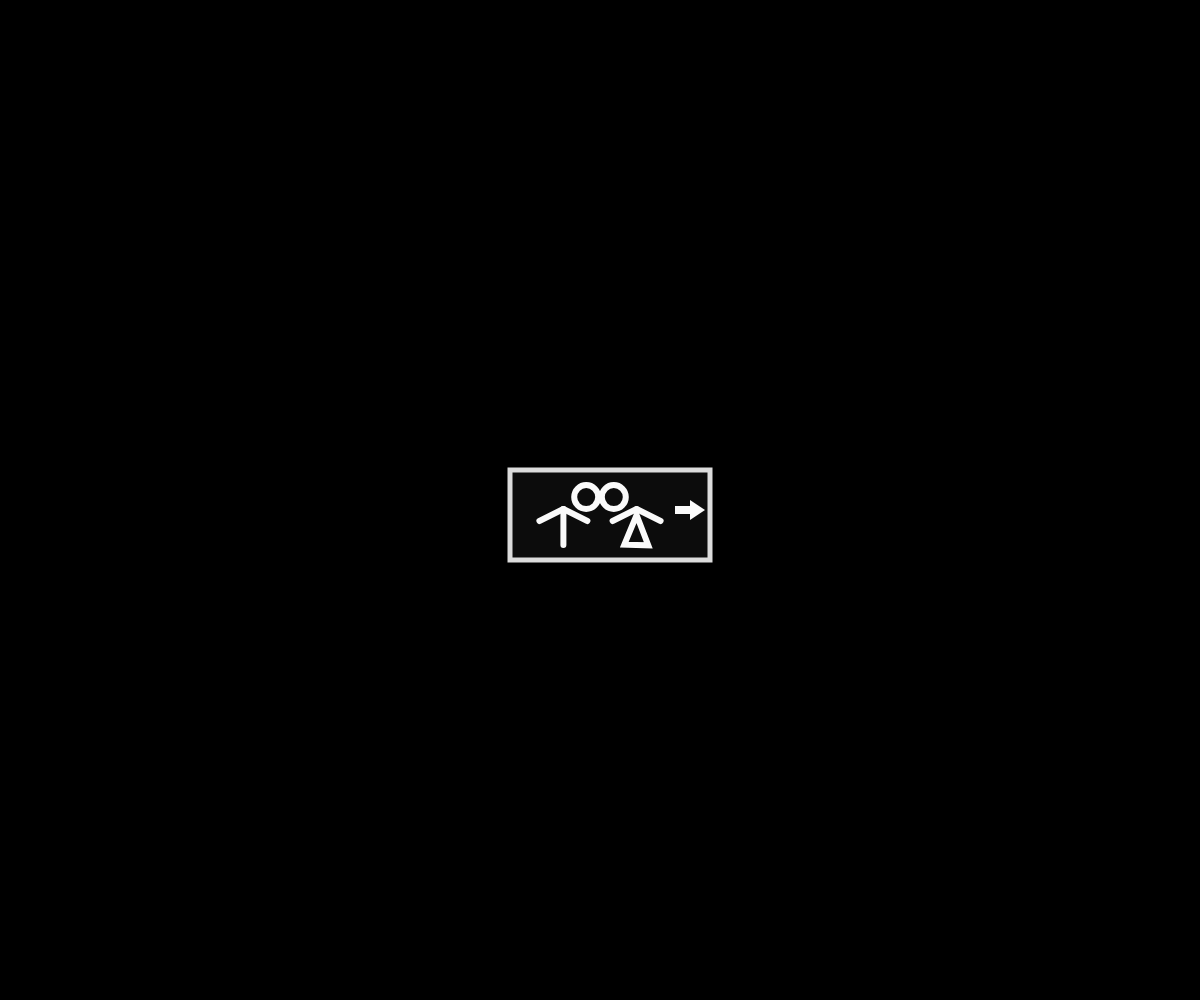
Frame 1 (no input)
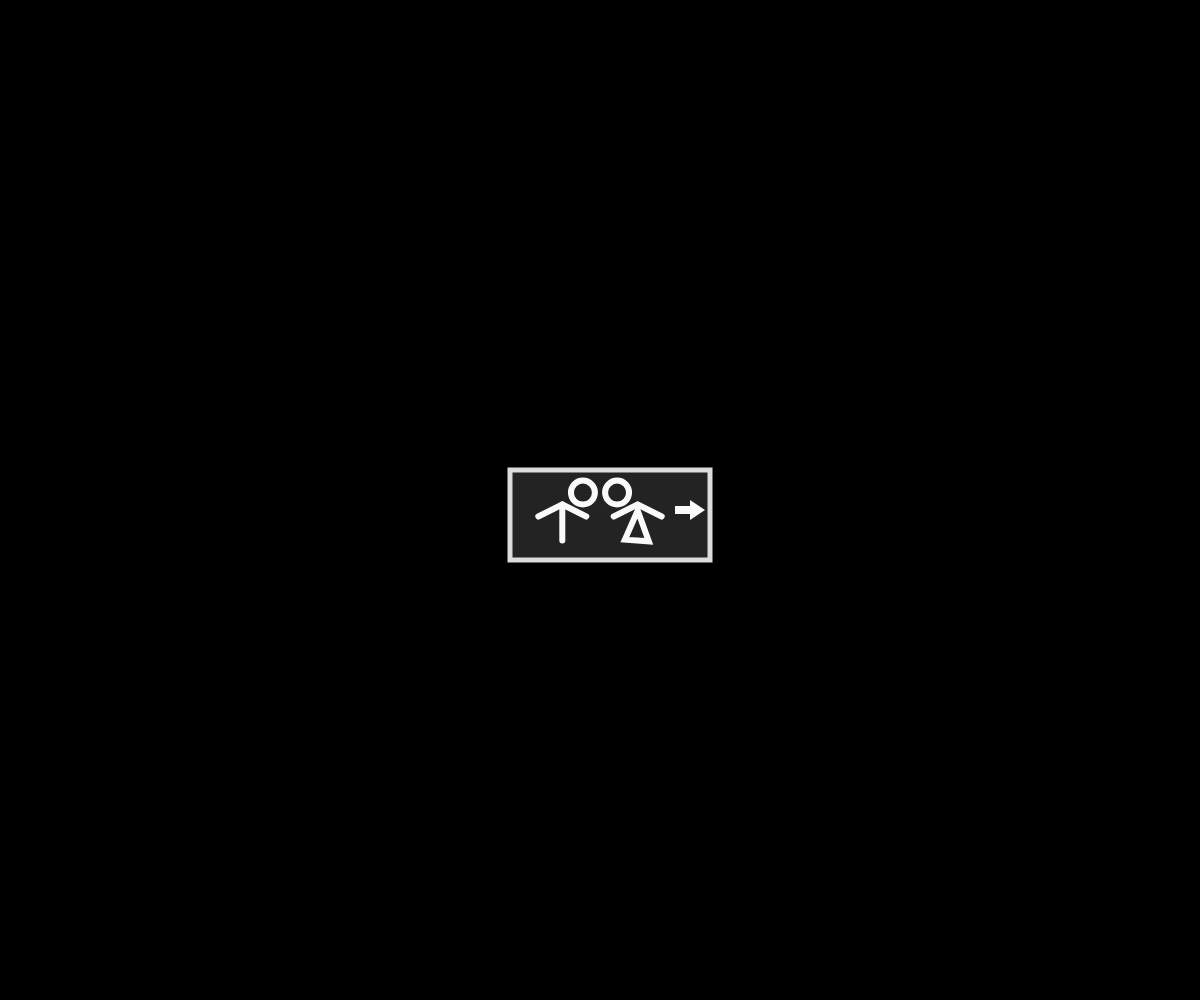
Frame 60 (no input)
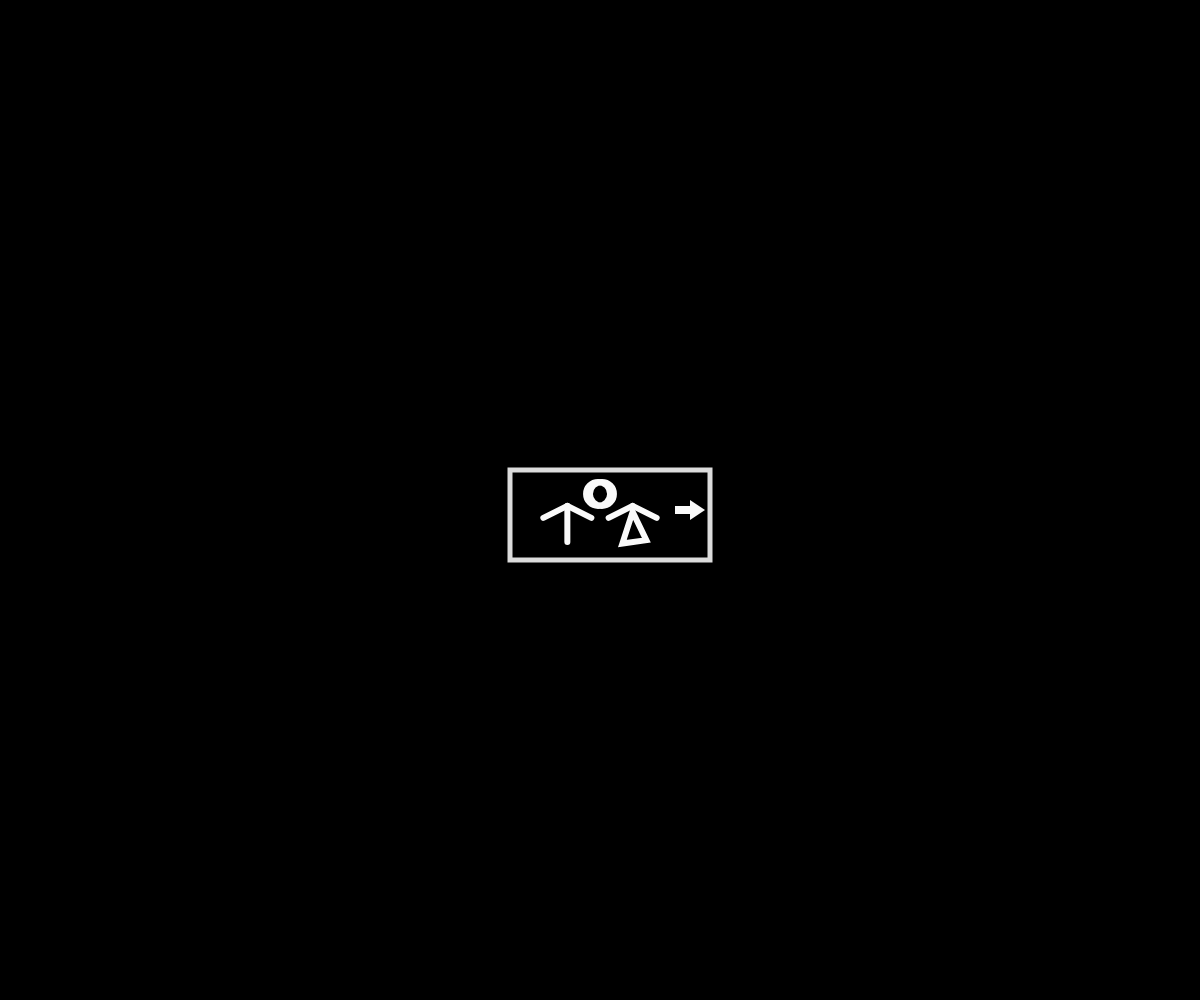
Frame 120 (the mouse pressed at the canvas centre since frame 60)

The p5.js sketch that drew these frames (run headless with seeded random() and noise() and a simulated clock; from frame 60 on, the mouse is pressed at the canvas centre):

// p5.js sketch
// ── sketch.js
let dancer;

function setup() {
  // no adjustments in the setup function needed...
  createCanvas(windowWidth, windowHeight);

  // ...except to adjust the dancer's name on the next line:
  dancer = new zoeyToiletDancer(width / 2, height / 2);
}

function draw() {
  // you don't need to make any adjustments inside the draw loop

  //drawFloor(); // for reference only

  dancer.update();
  dancer.display();
}

// You only code inside this class.
// Start by giving the dancer your name, e.g. LeonDancer.
class zoeyToiletDancer {

  constructor(startX, startY) {
    this.x = startX;
    this.y = startY;
    this.headF = 20;
    this.headM = -20;
    this.dressWiggle = 0;
    this.bounce = 0
    this.opacity = 0


  }
  update() {
    this.headF = 20 * sin(frameCount * 0.05);
    this.headM = -20 * sin(frameCount * 0.05);
    this.dressWiggle = sin(frameCount * 0.05) * 5;
    this.bounce = 15 * noise(0.1 * frameCount);
    this.opacity = 250 * sin(frameCount * 0.05);

  }
  display() {
    background(0);

    push();

    translate(this.x, this.y)

    // board
    strokeWeight(5)
    stroke(220)
    fill(250, this.opacity)
    rect(-90, -30, 200, 90)
    //arrow
    push()
    noStroke();
    fill(250)

    rect(75, 6, 20, 8)
    triangle(90, 20, 105, 10, 90, 0)
    pop();


    pop();


    push();

    translate(this.x, this.y + this.bounce);
    scale(1.2)

    noFill();

    //f
    push();
    strokeWeight(5)
    stroke(250);
    translate(10 + 10 * sin(frameCount * 0.05), 0)
    circle(this.headF, -10, 20);
    triangle(10 - this.dressWiggle, 30 - this.dressWiggle, 20, 5, 30 - this.dressWiggle, 30 + this.dressWiggle);


    line(0, 10, 20, 0);

    line(20, 0, 40, 10);

    pop()

    // m
    push();
    strokeWeight(5)
    stroke(250);
    translate(-10 - 10 * sin(frameCount * 0.05), 0)
    circle(this.headM, -10, 20);
    line(-20, 0, -20, 30);
    line(-20, 0, -40, 10);
    line(0, 10, -20, 0);
    pop()

  }


}
